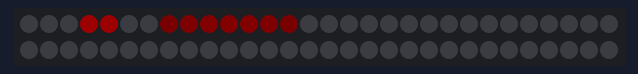
Bench run of a sketch on a simulated Arduino Uno, built with avr-gcc and run on an emulated ATmega328P. On the bench: 60 RGB LEDs in strip order, left to right, continuing on the next row. Dim RGB values are drawn brighter than linear; what the sketch prints to the serial monitor is not drawn.

Above: at 0.51 s.
At 4.38 s:
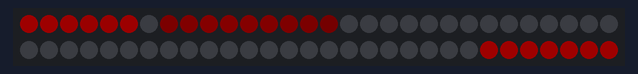
At 7.96 s:
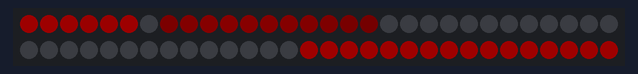
At 15.1 s:
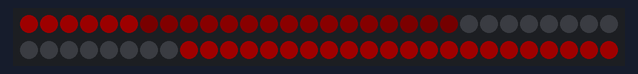

The sketch:

FHN.ino
```cpp
//*****************************************//
//   This code was written by A.J. Welsh   //
//   and is included in the Supplementary  //
//   Material for Chaos "Simulating Waves, //
//   Chaos and Synchronization with a      //
//   Microcontroller." It was last updated //
//   May 31, 2019.                         //
//   Contact: Andrea.Jayne.Welsh@gmail.com //
//*****************************************//

#include <Adafruit_NeoPixel.h>
#include <Adafruit_GFX.h>

#ifndef PSTR
 #define PSTR // Make Arduino Due happy
#endif

#define PIN 6

float a = 0.1;
float b = 0.5;
float epsilon = 0.0095;
float delta = 0;
float dt = 0.4;
float dx2 = 1;


float w[60];
float vt[60];
float v[60];
float vr[60];
int t=0;

int i = 0;

//need to include for the LEDS
Adafruit_NeoPixel strip = Adafruit_NeoPixel(60, 6, NEO_GRB + NEO_KHZ800);


void setup(){
  strip.begin();
  //Initial condtions for a wave propegating in one direction
  do{
    vt[i] = 0;
    w[i] = 0;
    v[i] = 0;
    vr[i] = 0;
    i = i +1;
  } while(i < 60);
  i = 8;
  do{
    v[i] = 0.5;
    i = i + 1;
  }while(i < 13);

  i = 3;
  do{
    w[i]= 0.6;
    i = i + 1;
  }while(i < 5);
  Serial.begin(9600);
  Serial.println(dx2);
}


void loop(){
    //integrating FHN oscillators
    //boundaries
    i = 0 ;
    vt[i] = v[i] + dt * (v[i]*(a-v[i])*(v[i]-1)-w[i]) + dt *(v[i+1]+v[59]-2 * v[i])/dx2;
    w[i] = w[i] + dt * epsilon*(b*v[i]-w[i]-delta);

    i = 59 ;
    vt[i] = v[i] + dt * (v[i]*(a-v[i])*(v[i]-1)-w[i]) + dt *(v[0]+v[i-1]-2 * v[i])/dx2;
    w[i] = w[i] + dt * epsilon*(b*v[i]-w[i]-delta);

    i = 1;
    do {
      vt[i] = v[i] + dt * (v[i]*(a-v[i])*(v[i]-1)-w[i]) + dt *(v[i+1]+v[i-1]-2 * v[i])/dx2;
      w[i] = w[i] + dt * epsilon*(b*v[i]-w[i]-delta);
      i = i+1;
    }while (i < 59);
    Serial.println(t);
    i = 0;
    do {
      v[i] = vt[i];

      Serial.println(v[i]);
      i = i+1;
    } while ( i < 60);

  //determine color of each LED dependant on v of each oscillator
  i = 0;
  do {
    vr[i] = floor(100 * v[i]);
    i = i+1;
  } while ( i < 60);

  i = 0;
  do {
    strip.setPixelColor(i, vr[i],0,0);
    i = i+1;
  } while ( i < 60);
  //display LEDs
  strip.setBrightness(30);
  strip.show();
  t++;
 }
```
